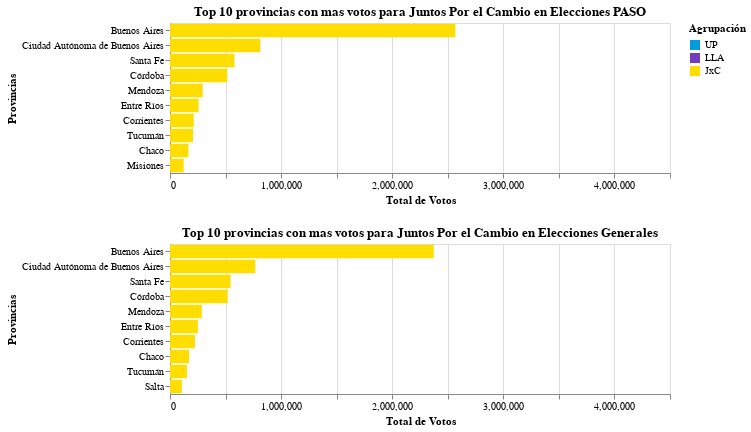

The cell this chart's notebook holds for it:
### Code cell
jxc_paso = alt.Chart(df_jxc_provincia_votos_paso).mark_bar().encode(
    y=alt.Y('distrito_nombre:N', title='Provincias', sort=alt.EncodingSortField(field='total_votos:Q', order='descending')),
    x=alt.X('total_votos:Q', title='Total de Votos', scale=alt.Scale(domain=(0, 4500000))), 
    color=alt.Color('agrupacion_nombre:N', title='Agrupación', scale=alt.Scale(domain=list(colors.keys()), range=list(colors.values()))),
    tooltip=['distrito_nombre:N', 'agrupacion_nombre:N', 'total_votos:Q']
).properties(
    width=500,
    height=150,
    title='Top 10 provincias con mas votos para Juntos Por el Cambio en Elecciones PASO'
)
jxc_generales = alt.Chart(df_jxc_provincia_votos_general).mark_bar().encode(
    y=alt.Y('distrito_nombre:N', title='Provincias', sort=alt.EncodingSortField(field='total_votos:Q', order='descending')),
    x=alt.X('total_votos:Q', title='Total de Votos', scale=alt.Scale(domain=(0, 4500000))), 
    color=alt.Color('agrupacion_nombre:N', title='Agrupación', scale=alt.Scale(domain=list(colors.keys()), range=list(colors.values()))),
    tooltip=['distrito_nombre:N', 'agrupacion_nombre:N', 'total_votos:Q']
).properties(
    width=500,
    height=150,
    title='Top 10 provincias con mas votos para Juntos Por el Cambio en Elecciones Generales'
)
grafico_jxc1 = jxc_paso | jxc_generales
grafico_jxc2 = jxc_paso & jxc_generales
grafico_jxc2

### Figure 1 — Vega-Lite specification as saved in the notebook (floating-point values rounded to 4 significant figures)
{"config": {"view": {"continuousWidth": 300, "continuousHeight": 300}}, "vconcat": [{"data": {"name": "data-da904dfae5d7cde6dd4a91986409e2a2"}, "mark": {"type": "bar"}, "encoding": {"color": {"field": "agrupacion_nombre", "scale": {"domain": ["UP", "LLA", "JxC"], "range": ["rgb(0, 156, 222)", "rgb(117, 59, 189)", "rgb(254, 221, 0)"]}, "title": "Agrupación", "type": "nominal"}, "tooltip": [{"field": "distrito_nombre", "type": "nominal"}, {"field": "agrupacion_nombre", "type": "nominal"}, {"field": "total_votos", "type": "quantitative"}], "x": {"field": "total_votos", "scale": {"domain": [0, 4500000]}, "title": "Total de Votos", "type": "quantitative"}, "y": {"field": "distrito_nombre", "sort": {"field": "total_votos:Q", "order": "descending"}, "title": "Provincias", "type": "nominal"}}, "height": 150, "title": "Top 10 provincias con mas votos para Juntos Por el Cambio en Elecciones PASO", "width": 500}, {"data": {"name": "data-97252f58765516baa6fe217367cd1ce8"}, "mark": {"type": "bar"}, "encoding": {"color": {"field": "agrupacion_nombre", "scale": {"domain": ["UP", "LLA", "JxC"], "range": ["rgb(0, 156, 222)", "rgb(117, 59, 189)", "rgb(254, 221, 0)"]}, "title": "Agrupación", "type": "nominal"}, "tooltip": [{"field": "distrito_nombre", "type": "nominal"}, {"field": "agrupacion_nombre", "type": "nominal"}, {"field": "total_votos", "type": "quantitative"}], "x": {"field": "total_votos", "scale": {"domain": [0, 4500000]}, "title": "Total de Votos", "type": "quantitative"}, "y": {"field": "distrito_nombre", "sort": {"field": "total_votos:Q", "order": "descending"}, "title": "Provincias", "type": "nominal"}}, "height": 150, "title": "Top 10 provincias con mas votos para Juntos Por el Cambio en Elecciones Generales", "width": 500}], "$schema": "https://vega.github.io/schema/vega-lite/v5.15.1.json", "datasets": {"data-da904dfae5d7cde6dd4a91986409e2a2": [{"distrito_nombre": "Buenos Aires", "agrupacion_nombre": "JxC", "total_votos": 2568000.0}, {"distrito_nombre": "Ciudad Autónoma de Buenos Aires", "agrupacion_nombre": "JxC", "total_votos": 813300.0}, {"distrito_nombre": "Santa Fe", "agrupacion_nombre": "JxC", "total_votos": 579900.0}, {"distrito_nombre": "Córdoba", "agrupacion_nombre": "JxC", "total_votos": 515500.0}, {"distrito_nombre": "Mendoza", "agrupacion_nombre": "JxC", "total_votos": 294100.0}, {"distrito_nombre": "Entre Ríos", "agrupacion_nombre": "JxC", "total_votos": 257300.0}, {"distrito_nombre": "Corrientes", "agrupacion_nombre": "JxC", "total_votos": 213100.0}, {"distrito_nombre": "Tucumán", "agrupacion_nombre": "JxC", "total_votos": 207000.0}, {"distrito_nombre": "Chaco", "agrupacion_nombre": "JxC", "total_votos": 165700.0}, {"distrito_nombre": "Misiones", "agrupacion_nombre": "JxC", "total_votos": 122500.0}], "data-97252f58765516baa6fe217367cd1ce8": [{"distrito_nombre": "Buenos Aires", "agrupacion_nombre": "JxC", "total_votos": 2374000.0}, {"distrito_nombre": "Ciudad Autónoma de Buenos Aires", "agrupacion_nombre": "JxC", "total_votos": 767400.0}, {"distrito_nombre": "Santa Fe", "agrupacion_nombre": "JxC", "total_votos": 544700.0}, {"distrito_nombre": "Córdoba", "agrupacion_nombre": "JxC", "total_votos": 519300.0}, {"distrito_nombre": "Mendoza", "agrupacion_nombre": "JxC", "total_votos": 286500.0}, {"distrito_nombre": "Entre Ríos", "agrupacion_nombre": "JxC", "total_votos": 250500.0}, {"distrito_nombre": "Corrientes", "agrupacion_nombre": "JxC", "total_votos": 224500.0}, {"distrito_nombre": "Chaco", "agrupacion_nombre": "JxC", "total_votos": 171800.0}, {"distrito_nombre": "Tucumán", "agrupacion_nombre": "JxC", "total_votos": 153100.0}, {"distrito_nombre": "Salta", "agrupacion_nombre": "JxC", "total_votos": 106700.0}]}}
